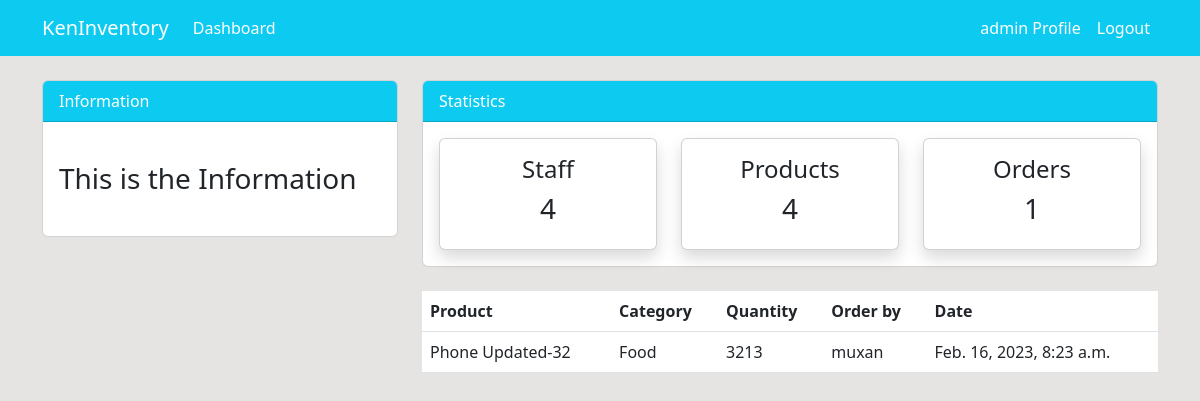
Before: /order/ (signed in) with the older database file.
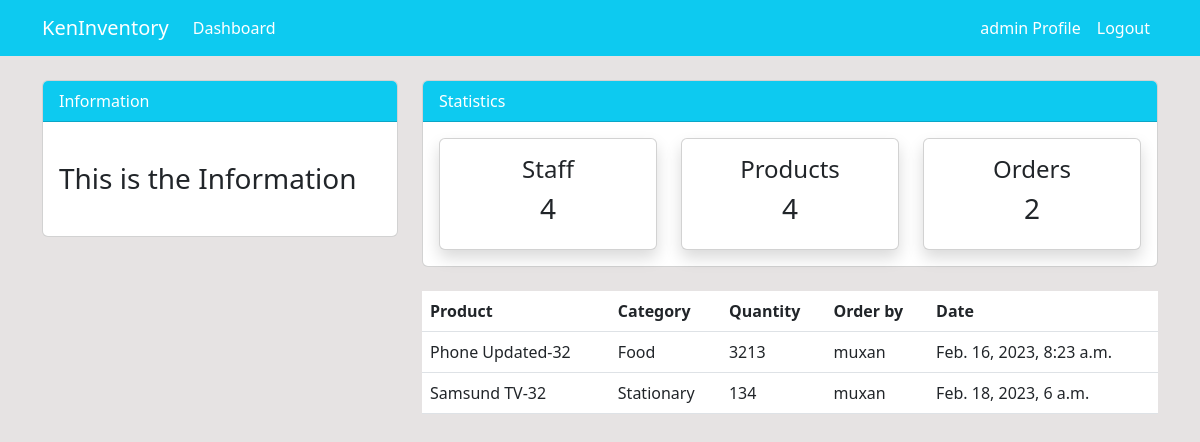
After: the same page with the newer database file.
### dashboard/models.py (models this page shows, shortened)
class Order(models.Model):
    product = models.ForeignKey(Product, on_delete=models.CASCADE, null=True)
    staff = models.ForeignKey(User, models.CASCADE, null=True)
    order_quantity = models.PositiveIntegerField(null=True)
    date = models.DateTimeField(auto_now_add=True)
    class Meta:
        verbose_name_plural = 'Order'

class Product(models.Model):
    name = models.CharField(max_length=100, null=True)
    category = models.CharField(max_length=20, choices=CATEGORY, null=True)
    quantity = models.PositiveIntegerField(null=True)
    class Meta:
        verbose_name_plural = 'Product'
    def __str__(self):
        return f'{self.name}-{self.quantity}'

### dashboard/views.py (the view)
# urls.py: path('order/', views.order, name='dashboard-order'),
@login_required
def order(request):
   orders = Order.objects.all()
   orders_count = orders.count()
   workers_count = User.objects.all().count()
   product_count = Product.objects.all().count()
   context = {
      'orders': orders,
      'workers_count': workers_count,
      'orders_count':orders_count,
      'product_count':product_count,
   }
   return render(request, 'dashboard/order.html', context)

### templates/dashboard/order.html (shortened to what this page needs)
{% extends 'partials/base.html' %}
{% block content %}
{% include 'partials/topnav.html' %}
<div class="container">
    <div class="row my-4">
        <div class="col-md-4">
        </div>
        <div class="col-md-8">
            <table class="table bg-white">
                <thead class="bg-info">
                    <tr class="text-white">
                        <th scope="col">Product</th>
                        <th scope="col">Category</th>
                        <th scope="col">Quantity</th>
                        <th scope="col">Order by</th>
                        <th scope="col">Date</th>
                    </tr>
                </thead>
                <tbody>
                    {% for orders in orders %}
                    <tr>
                        <td>{{ orders.product }}</td>
                        <td>{{ orders.product.category }}</td>
                        <td>{{ orders.order_quantity }}</td>
                        <td>
                            {{ orders.staff.username }}
                        </td>
                        <td>
                            {{ orders.date }}
                        </td>
                    </tr>
                    {% endfor %}
                </tbody>
            </table>
        </div>
    </div>
</div>
{% endblock  %}

Changed rows visible on the page:
added Order: product "Samsund TV-32", product.category "Stationary", order_quantity "134", staff.username "muxan", date "Feb. 18, 2023, 6 a.m."
Other visible differences:
{{ orders_count }}: "1" → "2"
